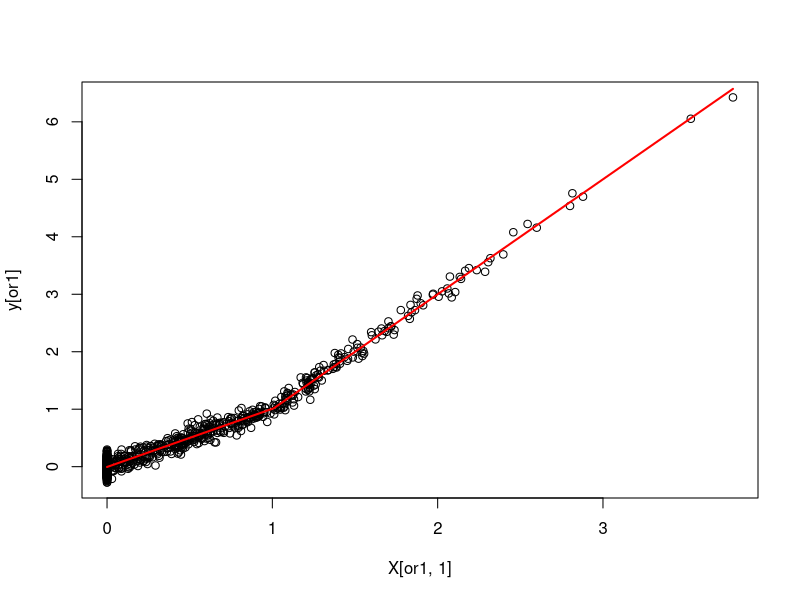
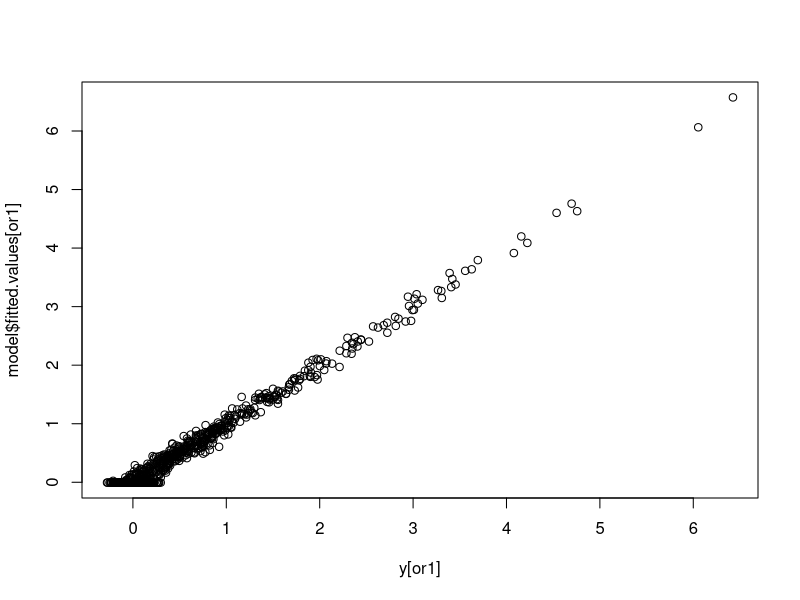

Generate these figures, in order, with R:
###############################################
############ Metoda MARS ######################
###############################################


###### ZADANIE 1 #######
#Pomocnicze funkcje:
hinge_r = function(x,t){
  pmax(0,x-t)
}

hinge_l = function(x,t){
  pmax(0,-(x-t))
}

sim = "3"

if(sim=="1"){
  # Example 1:
  n = 1000
  p = 50
  X = matrix(0,ncol=p,nrow=n)
  for(j in 2:p) X[,j] = rnorm(n)
  X[,1] = runif(n,0,4)
  y = sqrt(X[,1])  + rnorm(n,sd=0.1)
}
if(sim=="2"){
  # Example 2:
  n = 1000
  p = 50
  X = matrix(0,ncol=p,nrow=n)
  for(j in 1:p) X[,j] = rnorm(n)
  y = X[,1]^2  + rnorm(n,sd=0.1)
}
if(sim=="3"){
  #Example 3:
  n = 1000
  p = 50
  X = matrix(0,ncol=p,nrow=n)
  for(j in 1:p) X[,j] = rnorm(n)
  X[,1] = hinge_r(X[,1],0)
  X[,2] = hinge_r(X[,1],1)
  y = X[,1] + X[,2]  + rnorm(n,sd=0.1)
}

if(sim=="4"){
  #Example 4:
  n = 1000
  p = 50
  X = matrix(0,ncol=p,nrow=n)
  for(j in 1:p) X[,j] = rnorm(n)
  y = sin(X[,1])  + rnorm(n,sd=0.1)
}
if(sim=="5"){
  #Example 5:
  n = 1000
  p = 50
  X = matrix(0,ncol=p,nrow=n)
  for(j in 2:p) X[,j] = rnorm(n)
  X[,1]=sort(rnorm(n))
  y = ifelse(X[,1]<0,1,0)
}

library(earth)
d=data.frame(X,y)
#Dopasowanie modelu:
model = earth(y~.,data=d,degree=2,trace=3,penalty=0,minspan=0)
#Rownanie modelu:
summary(model, digits = 2, style = "pmax")

#Wykresy Y~X oraz \hat{Y}~X
or1 = order(X[,1])
plot(X[or1,1],y[or1])
lines(X[or1,1],model$fitted.values[or1],type="l",col="red",lwd=2)

#Wykres: Y~\hat{Y}
plot(y[or1],model$fitted.values[or1])


###### ZADANIE 2 #######

# Do samodzielnego wykonania.
